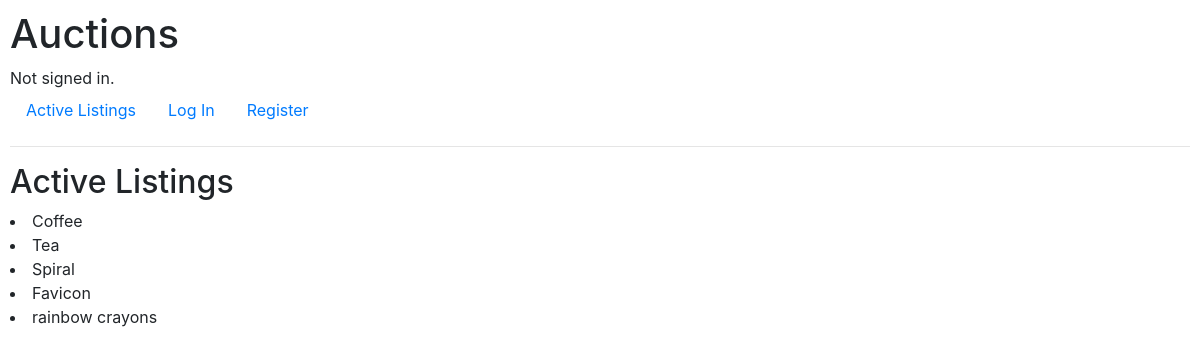
The page / on the database its author committed.
### auctions/models.py (models this page shows)
class Listing(models.Model):
    title = models.CharField(max_length=125)
    description = models.CharField(max_length=250, blank=True)
    start_bid = models.DecimalField(max_digits=7, decimal_places=2)
    image = models.ImageField(upload_to='media', null=True, blank=True)

### auctions/views.py (the view)
# urls.py: path("", views.index, name="index"),
def index(request):
    return render(request, "auctions/index.html", {
        "listings": Listing.objects.all()
    })

### auctions/templates/auctions/index.html
{% extends "auctions/layout.html" %}
{% block body %}
    <h2>Active Listings</h2>
    {% for listing in listings %}
        <li>{{ listing.title }}</li>
    {% endfor %}
{% endblock %}

### auctions/static/auctions/styles.css (style rules this page uses)
body { padding: 10px; }

### rows shown on the page
Listing: title "Coffee"
Listing: title "Tea"
Listing: title "Spiral"
Listing: title "Favicon"
Listing: title "rainbow crayons"
